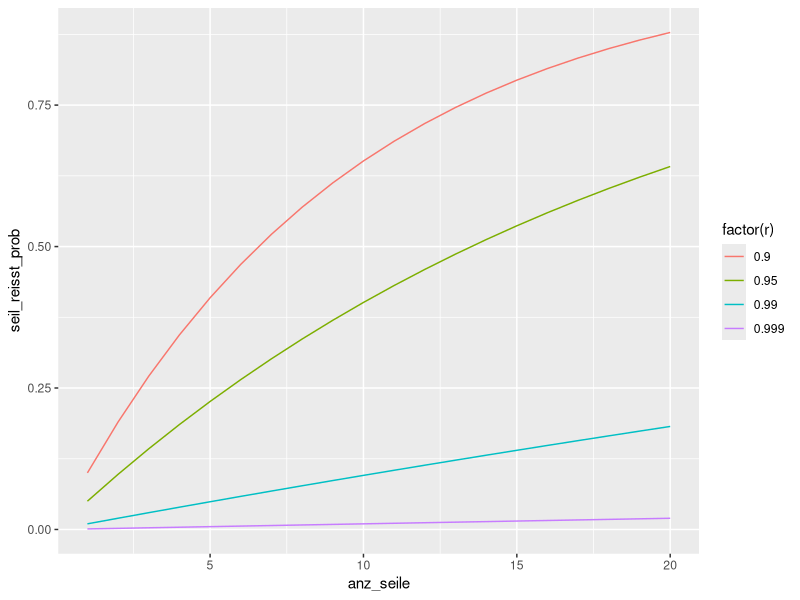

Here is the R script that generated this plot:
## ---- chunk 1
knitr::opts_chunk$set(fig.pos = 'H',
                      fig.asp = 0.618,
                      fig.width = 4,
                      fig.cap = "", 
                      fig.path = "",
                      echo = TRUE,
                      message = FALSE,
                      fig.show = "hold")

library(tidyverse)
## ---- chunk 2
r <- .99
R2 <- r^2 %>% round(2)  # Auf 2 Dezimalen runden
R5  <- r^5  %>% round(2)
R10 <- r^10  %>% round(2)
R20 <- r^20  %>% round(2)
## ---- chunk 3
R2
R5
R10
R20
## ---- chunk 4
anz_seile <- 1:20  # von 1 bis max 20 Seile
r <- c(.9, .95, .99, .999)  # verschiedene Seil-Sicherheiten
## ---- chunk 5
d <- 
  expand_grid(anz_seile, r)

head(d)
## ---- chunk 6
d <-
  d %>% 
  mutate(R = r^anz_seile,
         seil_reisst_prob = 1 - R)
## ---- chunk 7
d %>% 
  ggplot(aes(x = anz_seile,
             y = seil_reisst_prob,
             color = factor(r))) +
  geom_line()
